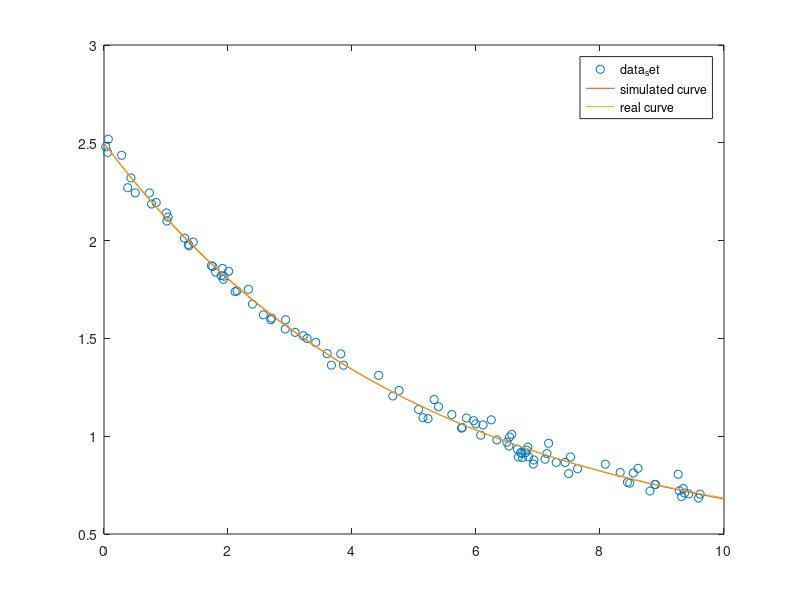

Here is the MATLAB script that generated this plot:
%y = [8.40188,0.804537;7.9844,0.836899;2.77775,1.59357;6.28871,0.999272;9.5223,0.714957;7.17297,0.903327;0.163006,2.42705;8.04177,0.817242;1.2979,2.02058;8.39112,0.776782;6.37552,0.977908;9.72775,0.709915;5.26745,1.12715;8.91529,0.744013;8.07725,0.817858;0.860558,2.17359;8.90233,0.748611;0.20023,2.41038;2.3828,1.69934;5.3976,1.12686;5.12535,1.15726;0.392803,2.34864;9.3081,0.716684;7.38534,0.865709;6.87861,0.928382;8.80075,0.75622;2.28968,1.72548;6.8667,0.932873;6.57304,0.962142;9.2397,0.743115;6.84219,0.934083;2.15825,1.75446;6.19596,1.01729;3.07458,1.52044;1.87533,1.84751;4.16501,1.3291;9.84752,0.694862;3.83188,1.36882;2.9416,1.57062;2.44413,1.69273;1.25475,2.02884;7.45071,0.873534;1.76211,1.88357;7.32654,0.887377;6.39458,0.981322;1.34902,1.9952;0.699064,2.22413;8.19677,0.822899;0.519388,2.29514;1.25468,2.02172;1.63131,1.92308;8.19695,0.815259;5.7943,1.07797;0.996401,2.13667;3.04295,1.54283;8.77614,0.770065;0.354209,2.36329;9.25377,0.730568;9.79434,0.700297;9.83596,0.693339;1.63968,1.91505;2.48044,1.66582;7.0062,0.905863;2.31428,1.72393;2.23656,1.74416;9.71466,0.704564;7.19269,0.897535;5.9254,1.04128;3.36351,1.46951;0.0323146,2.4972;8.33243,0.804097;4.8295,1.18007;7.12087,0.909935;0.408643,2.35207;6.73936,0.931556;1.84622,1.86751;7.30729,0.898794;2.02213,1.80379;6.5313,0.970983;0.876436,2.16801;6.86125,0.942823;5.93211,1.02879;7.75767,0.835242;1.89751,1.83176;1.88201,1.84678;9.1893,0.741939;1.21143,2.03851;7.74273,0.843101;7.93657,0.811186;9.04932,0.771142;1.62757,1.92318;4.92399,1.19622;4.95977,1.17009;6.84178,0.927765;6.03109,1.04109;7.24252,0.888074;4.98525,1.16081;9.31895,0.727962;8.36828,0.79371;3.34972,1.49099];
%a      = 2.14063;
%b      = 0.363813;
%error  = 0.090314;
%lambda = 0.198936;
%c      = 0.00315232;
%x=0:0.2:10;
%Y_moni=a * exp(- lambda *x) + b + c*x;
%Y_true=2.1 * exp(- 0.2 *x) + 0.4 + 0*x;
%plot(y(:,1),y(:,2),"o",x,Y_moni,x,Y_true);
%legend("data_set","simulated curve","real curve");
%y = [6.08883,0.947882;0.72545,2.24892;3.63598,1.30748;0.911486,2.22726;5.8357,1.14661;7.61778,0.722675;8.83037,0.795066;2.07844,1.5612;8.29939,0.642899;3.26013,1.58395;9.84845,0.772572;1.36075,2.07422;2.93678,1.59962;7.07909,0.895138;8.65181,0.605358;6.5712,0.930892;0.515083,2.2876;7.80868,0.780263;1.19111,2.22856;5.29899,0.938259;3.04285,1.53606;1.6982,1.9566;6.18925,0.852999;8.29808,0.629776;8.26769,0.699578;8.78278,0.87969;6.59146,1.02564;8.36104,0.681263;1.98021,1.71686;6.74605,1.02304;2.00352,1.62566;4.34009,1.21852;5.32846,1.14427;0.145793,2.27854;3.05408,1.44205;6.49659,1.06208;6.85986,0.998257;3.1195,1.65843;6.18447,1.04119;4.00709,1.49338;8.01897,0.724784;0.328927,2.38608;1.87616,2.00828;5.67831,0.955889;6.55368,0.935924;3.41354,1.54828;6.53305,1.04664;1.86265,1.84824;8.28957,0.871822;1.91112,2.00477;8.68924,0.952371;9.32485,0.805831;4.94407,1.25775;7.99646,0.865425;6.57201,1.05101;5.89157,1.18811;7.75421,0.772582;6.04379,0.887971;7.9549,0.7251;6.11981,1.20524;5.38557,1.14281;0.329634,2.38488;8.32609,0.686307;4.8981,1.11829;8.14351,0.982621;4.52122,1.2211;2.47033,1.65296;7.17597,1.04224;5.82682,0.928416;9.95165,0.816484;2.22602,1.80978;9.23513,0.702176;4.38562,1.19435;5.36742,1.10454;9.4982,0.825798;9.67277,0.684027;7.80224,0.873585;2.57585,1.54719;5.60785,1.31486;1.91028,1.58908;6.5388,1.07819;1.09778,1.95362;6.4652,1.16307;5.96341,1.04739;5.63617,1.09926;7.70686,0.827385;4.87721,1.25297;9.65682,0.651501;8.82204,0.846024;7.47638,0.677099;9.4664,0.875339;9.2454,0.666265;1.67165,1.96012;1.76239,1.83981;9.46925,0.704625;6.48545,0.90097;3.93746,1.03995;2.93177,1.60057;5.66164,1.2198;7.53383,0.868419];
%a      = 1.31515;
%b      = 1.05868;
%error  = 1.14568;
%lambda = -0.114121;
%c      = -0.441601;
%x=0:0.2:10;
%Y_moni=a * exp(- lambda *x) + b + c*x;
%Y_true=2.1 * exp(- 0.2 *x) + 0.4 + 0*x;
%plot(y(:,1),y(:,2),"o",x,Y_moni,x,Y_true);
%legend("data_set","simulated curve","real curve");
y = [2.00947,1.84304;3.27616,1.49964;3.41482,1.47938;6.81922,0.928348;7.52479,0.893881;1.89064,1.82091;1.01454,2.10016;1.36171,1.98043;8.89553,0.752718;2.56969,1.62038;5.84585,1.09278;9.26068,0.805152;7.29398,0.866085;6.33585,0.980928;9.31518,0.691759;5.22629,1.08957;6.79904,0.915529;2.69022,1.59563;2.14524,1.74337;6.83574,0.94434;3.21478,1.51387;8.48,0.760048;0.732357,2.24375;6.11411,1.05774;9.58957,0.683649;3.59942,1.42214;2.92886,1.59512;5.0741,1.13672;1.90984,1.85768;0.433947,2.32046;7.11355,0.882401;9.61565,0.703538;4.75947,1.23384;0.0698012,2.5184;7.43727,0.865716;2.39321,1.67552;1.73301,1.87177;6.92463,0.857717;6.54029,0.995992;1.29976,2.01308;1.36956,1.97328;8.80683,0.719651;6.68326,0.893367;9.43222,0.704893;0.382648,2.27041;2.11565,1.73902;3.08247,1.53097;6.49787,0.969313;0.841846,2.19479;6.84677,0.894587;9.27866,0.720771;5.96191,1.07922;5.39413,1.15037;5.77678,1.04514;3.81888,1.42103;9.34181,0.732206;7.14432,0.911231;6.24658,1.08358;6.71841,0.916765;1.43942,1.99252;8.44281,0.764556;6.66707,0.933531;8.88433,0.753799;2.70321,1.60379;6.57643,1.00951;9.36349,0.709699;5.61007,1.11018;2.32848,1.75089;8.32555,0.814234;0.284525,2.43627;7.63764,0.833623;0.767534,2.18683;4.43043,1.31123;1.00686,2.14138;6.076,1.00524;3.66796,1.36322;5.99644,1.06283;6.7485,0.890982;2.92432,1.54825;5.76721,1.04106;7.49443,0.80859;1.92486,1.80235;0.0282779,2.47937;8.08617,0.856778;1.75413,1.86751;8.61265,0.835725;4.65835,1.20573;1.93493,1.81818;6.73648,0.911541;5.32514,1.18746;7.17092,0.96381;0.0584319,2.45112;6.9337,0.878623;6.53087,0.949759;5.14352,1.09474;0.504663,2.2438;1.80136,1.83878;8.53785,0.81216;3.86299,1.36313;1.0339,2.12006];
a      = 1.99451;
b      = 0.502526;
error  = 0.332377;
lambda = 0.208233;
c      = -0.00722152;
x=0:0.2:10;
Y_moni=a * exp(- lambda *x) + b + c*x;
Y_true=2.1 * exp(- 0.2 *x) + 0.4 + 0*x;
plot(y(:,1),y(:,2),"o",x,Y_moni,x,Y_true);
legend("data_set","simulated curve","real curve");

